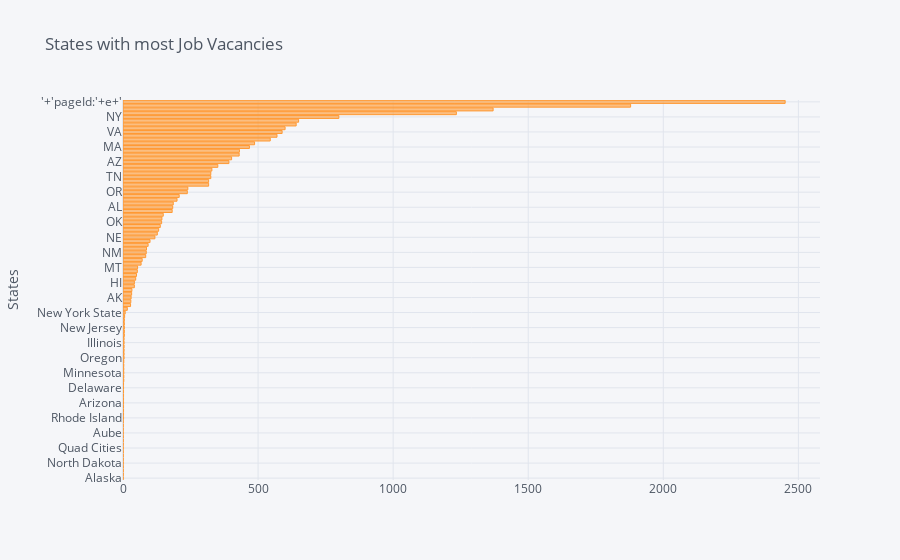

The cell this chart's notebook holds for it:
### Code cell
df['state'].value_counts().sort_values(ascending = True).iplot(kind = 'bar', 
                                                                  orientation = 'h',
                                                                  yTitle = 'States',
                                                                  title = 'States with most Job Vacancies'
                                                                 )

### Figure 1 — Plotly figure (JSON) as saved in the notebook; plotly's stock layout.template omitted (floating-point values rounded to 4 significant figures)
{"data": [{"marker": {"color": "rgba(255, 153, 51, 0.6)", "line": {"color": "rgba(255, 153, 51, 1.0)", "width": 1}}, "name": "state", "orientation": "h", "text": "", "type": "bar", "x": [1, 1, 1, 1, 1, 1, 1, 1, 1, 1, 1, 1, 1, 1, 1, 1, 2, 2, 2, 2, 2, 2, 2, 2, 2, 2, 3, 3, 3, 3, 3, 3, 4, 4, 4, 4, 4, 4, 5, 5, 5, 5, 5, 6, 8, 16, 28, 29, 30, 32, 33, 42, 42, 47, 50, 53, 54, 67, 71, 84, 86, 87, 93, 100, 118, 127, 132, 138, 143, 144, 149, 182, 184, 186, 200, 208, 238, 240, 317, 317, 325, 325, 329, 351, 392, 402, 430, 431, 468, 487, 545, 570, 589, 600, 641, 650, 799, 1234, 1370, 1879, 2451], "y": ["Alaska", "Nevada", "Iowa", "Idaho", "North Dakota", "Pennsylvania", "Montana", "Wisconsin", "Quad Cities", "West Virginia", "Tennessee", "GU", "Aube", "Hawaii", "South Carolina", "Guam", "Rhode Island", "VI", "Oklahoma", "Alabama", "Arizona", "Georgia", "Nebraska", "Louisiana", "Delaware", "Puerto Rico", "Utah", "New Mexico", "Minnesota", "Florida", "Virginia", "Washington State", "Oregon", "Massachusetts", "Indiana", "Ohio", "Illinois", "Connecticut", "Texas", "Michigan", "New Jersey", "Maryland", "North Carolina", "Colorado", "New York State", "California", "WY", "PR", "AK", "VT", "SD", "RI", "HI", "ND", "WV", "ME", "MT", "DE", "NH", "ID", "NM", "United States", "MS", "AR", "NE", "LA", "NV", "Remote", "OK", "CT", "KS", "IA", "AL", "DC", "KY", "UT", "OR", "SC", "MO", "WI", "TN", "IN", "MN", "CO", "AZ", "WA", "MD", "NJ", "MA", "MI", "NC", "GA", "VA", "OH", "PA", "IL", "NY", "FL", "TX", "CA", "'+'pageId:'+e+'"]}], "layout": {"legend": {"bgcolor": "#F5F6F9", "font": {"color": "#4D5663"}}, "paper_bgcolor": "#F5F6F9", "plot_bgcolor": "#F5F6F9", "title": {"font": {"color": "#4D5663"}, "text": "States with most Job Vacancies"}, "xaxis": {"gridcolor": "#E1E5ED", "showgrid": true, "tickfont": {"color": "#4D5663"}, "title": {"font": {"color": "#4D5663"}, "text": ""}, "zerolinecolor": "#E1E5ED"}, "yaxis": {"gridcolor": "#E1E5ED", "showgrid": true, "tickfont": {"color": "#4D5663"}, "title": {"font": {"color": "#4D5663"}, "text": "States"}, "zerolinecolor": "#E1E5ED"}}}
